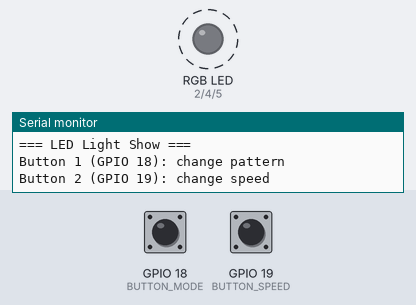
Recording of a sketch running on a simulated ESP32. Parts: an RGB LED mixed from three pins (HIGH = lit), the last lines printed to the serial monitor. Dashed ring = blinking. The test bench sets the inputs (shaded band); at power-on: GPIO 18 (BUTTON_MODE) LOW, GPIO 19 (BUTTON_SPEED) LOW. Random numbers use the default seed unless the sketch sets one.

Above: at 2.8 s.
2.9 s: GPIO 18 (BUTTON_MODE) pulled HIGH for 1.2 s
At 3.6 s:
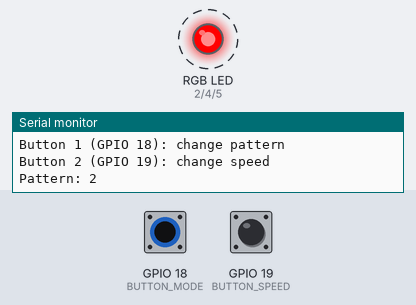
6.4 s: GPIO 18 (BUTTON_MODE) pulled HIGH for 3.2 s
At 7.1 s:
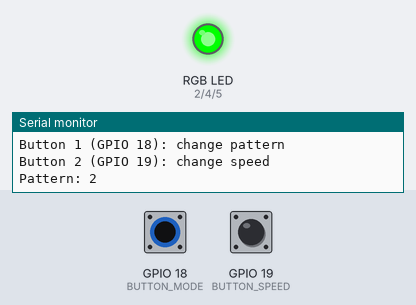
11.1 s: GPIO 18 (BUTTON_MODE) pulled HIGH for 1.2 s
At 12.7 s:
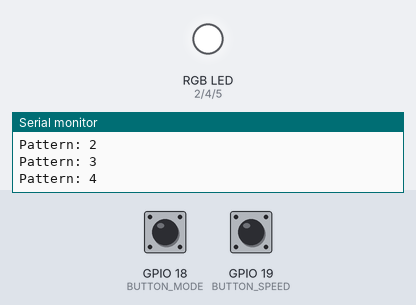
16.4 s: GPIO 19 (BUTTON_SPEED) pulled HIGH for 1.2 s
21.1 s: GPIO 19 (BUTTON_SPEED) pulled HIGH for 3.2 s
Timing chart, 0 to 26.8 s (numbered marks = the images above; inputs shaded):
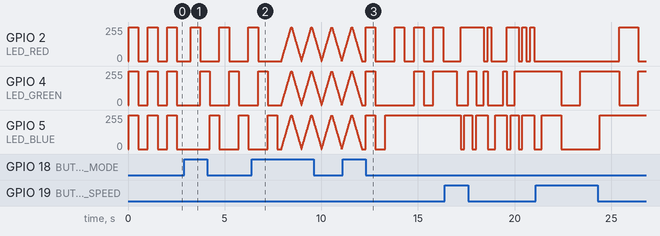

Measured:
- by itself, GPIO 4 (LED_GREEN): alternates 255/255 for 2.0 s and 0/255 for 1.0 s

The sketch:

code-led-patterns.ino
```cpp
// =====================================
// Workshop 2: LED Light Show
// Multiple patterns with button control
// =====================================
//
// Hardware: 3x LEDs + 3x 220 ohm resistors + 2x push buttons
// Pins: GPIO 2,4,5 -> LEDs, GPIO 18 -> mode button, GPIO 19 -> speed button
// Libraries: None (built-in only)

// ===== PIN DEFINITIONS =====
const int LED_RED = 2;
const int LED_GREEN = 4;
const int LED_BLUE = 5;
const int BUTTON_MODE = 18;    // Changes pattern
const int BUTTON_SPEED = 19;   // Changes speed

// ===== PATTERN & SPEED VARIABLES =====
int currentPattern = 1;        // Which pattern is active (1-5)
int speedLevel = 2;            // Speed: 1=slow, 2=medium, 3=fast
int delayTime = 500;           // Milliseconds between steps

// Button state tracking (for debouncing)
bool lastModeButtonState = LOW;
bool lastSpeedButtonState = LOW;

// ===== PWM CONFIG =====
// On ESP32 Arduino core 3.x, analogWrite() was removed and PWM moved to
// the LEDC API. We attach each LED pin to a PWM channel at 5 kHz, 8-bit
// resolution. ledcWrite(pin, 0..255) replaces both analogWrite and
// digitalWrite for these pins (255 = fully on, 0 = off).
const int PWM_FREQ_HZ = 5000;
const int PWM_RES_BITS = 8;
const int LED_ON  = 255;
const int LED_OFF = 0;

// Helper: write any value 0..255 to one of our LEDs.
inline void ledWrite(int pin, int value) { ledcWrite(pin, value); }

// ===== SETUP =====
void setup() {
  Serial.begin(9600);

  // Attach each LED pin to a PWM channel.
  ledcAttach(LED_RED,   PWM_FREQ_HZ, PWM_RES_BITS);
  ledcAttach(LED_GREEN, PWM_FREQ_HZ, PWM_RES_BITS);
  ledcAttach(LED_BLUE,  PWM_FREQ_HZ, PWM_RES_BITS);

  // Buttons use the ESP32 internal pull-down.
  pinMode(BUTTON_MODE, INPUT_PULLDOWN);
  pinMode(BUTTON_SPEED, INPUT_PULLDOWN);

  Serial.println("=== LED Light Show ===");
  Serial.println("Button 1 (GPIO 18): change pattern");
  Serial.println("Button 2 (GPIO 19): change speed");
  Serial.println();
}

// ===== MAIN LOOP =====
void loop() {
  checkButtons();

  switch (currentPattern) {
    case 1: patternAllBlink();  break;
    case 2: patternChase();     break;
    case 3: patternBreathing(); break;
    case 4: patternRandom();    break;
    case 5: patternColorMix();  break;
  }
}

// ===== BUTTON HANDLING =====
void checkButtons() {
  bool modeButtonState  = digitalRead(BUTTON_MODE);
  bool speedButtonState = digitalRead(BUTTON_SPEED);

  // Mode button - rising-edge detect
  if (modeButtonState == HIGH && lastModeButtonState == LOW) {
    currentPattern++;
    if (currentPattern > 5) currentPattern = 1;
    Serial.print("Pattern: ");
    Serial.println(currentPattern);
    allOff();
    delay(200);  // basic debounce
  }

  // Speed button - rising-edge detect
  if (speedButtonState == HIGH && lastSpeedButtonState == LOW) {
    speedLevel++;
    if (speedLevel > 3) speedLevel = 1;
    if      (speedLevel == 1) delayTime = 1000;
    else if (speedLevel == 2) delayTime = 500;
    else                      delayTime = 200;
    Serial.print("Speed: ");
    Serial.println(speedLevel);
    delay(200);
  }

  lastModeButtonState  = modeButtonState;
  lastSpeedButtonState = speedButtonState;
}

// ===== PATTERN 1: ALL BLINK TOGETHER =====
void patternAllBlink() {
  allOn();
  delay(delayTime);
  allOff();
  delay(delayTime);
}

// ===== PATTERN 2: CHASE SEQUENCE =====
void patternChase() {
  ledWrite(LED_RED, LED_ON);   ledWrite(LED_GREEN, LED_OFF); ledWrite(LED_BLUE, LED_OFF);
  delay(delayTime);
  ledWrite(LED_RED, LED_OFF);  ledWrite(LED_GREEN, LED_ON);  ledWrite(LED_BLUE, LED_OFF);
  delay(delayTime);
  ledWrite(LED_RED, LED_OFF);  ledWrite(LED_GREEN, LED_OFF); ledWrite(LED_BLUE, LED_ON);
  delay(delayTime);
}

// ===== PATTERN 3: BREATHING EFFECT (PWM) =====
void patternBreathing() {
  for (int b = 0; b <= 255; b += 5) {
    ledWrite(LED_RED, b); ledWrite(LED_GREEN, b); ledWrite(LED_BLUE, b);
    delay(delayTime / 50);
  }
  for (int b = 255; b >= 0; b -= 5) {
    ledWrite(LED_RED, b); ledWrite(LED_GREEN, b); ledWrite(LED_BLUE, b);
    delay(delayTime / 50);
  }
}

// ===== PATTERN 4: RANDOM DISCO =====
void patternRandom() {
  ledWrite(LED_RED,   random(0, 2) ? LED_ON : LED_OFF);
  ledWrite(LED_GREEN, random(0, 2) ? LED_ON : LED_OFF);
  ledWrite(LED_BLUE,  random(0, 2) ? LED_ON : LED_OFF);
  delay(delayTime);
}

// ===== PATTERN 5: COLOR MIXING =====
void patternColorMix() {
  // Yellow = Red + Green
  ledWrite(LED_RED, LED_ON);  ledWrite(LED_GREEN, LED_ON);  ledWrite(LED_BLUE, LED_OFF);
  delay(delayTime);
  // Cyan = Green + Blue
  ledWrite(LED_RED, LED_OFF); ledWrite(LED_GREEN, LED_ON);  ledWrite(LED_BLUE, LED_ON);
  delay(delayTime);
  // Magenta = Red + Blue
  ledWrite(LED_RED, LED_ON);  ledWrite(LED_GREEN, LED_OFF); ledWrite(LED_BLUE, LED_ON);
  delay(delayTime);
  // White = all
  ledWrite(LED_RED, LED_ON);  ledWrite(LED_GREEN, LED_ON);  ledWrite(LED_BLUE, LED_ON);
  delay(delayTime);
}

// ===== HELPERS =====
void allOn() {
  ledWrite(LED_RED, LED_ON);
  ledWrite(LED_GREEN, LED_ON);
  ledWrite(LED_BLUE, LED_ON);
}

void allOff() {
  ledWrite(LED_RED, LED_OFF);
  ledWrite(LED_GREEN, LED_OFF);
  ledWrite(LED_BLUE, LED_OFF);
}

// ===== TRY THIS =====
// 1. Add Pattern 6: your own custom pattern.
// 2. Make patterns speed up over time (decay delayTime in loop).
// 3. Add a "reverse" feature so chase runs backwards.
// 4. Combine patterns (chase with breathing instead of solid on).
// 5. Smooth color crossfade: interpolate between two colors using ledcWrite.
```
